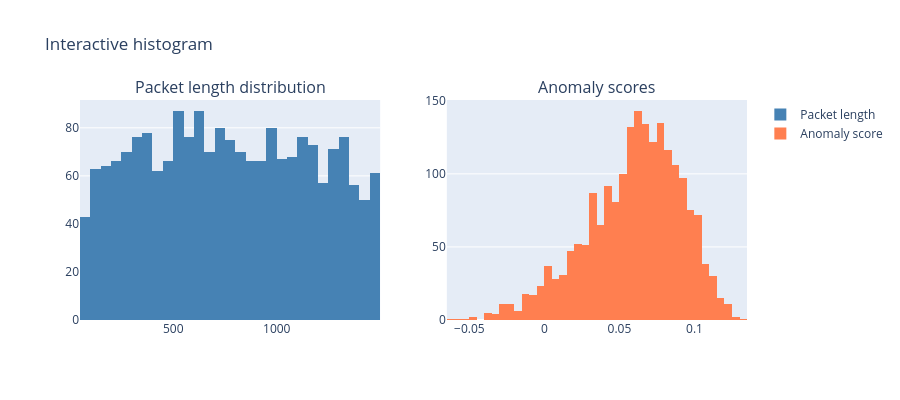

The cell this chart's notebook holds for it:
### Markdown cell above
## Interactive graph, histogram & heatmap

The three charts below are **interactive** (zoom, pan, hover). When you run this notebook on Colab or locally, use the toolbar to explore.

### Code cell
# --- INTERACTIVE HISTOGRAM: packet length & anomaly scores ---
fig_hist = make_subplots(rows=1, cols=2, subplot_titles=('Packet length distribution', 'Anomaly scores'))
fig_hist.add_trace(go.Histogram(x=data['packet_length'], nbinsx=40, name='Packet length', marker_color='steelblue'), row=1, col=1)
if results and 'anomaly_scores' in results:
    fig_hist.add_trace(go.Histogram(x=results['anomaly_scores'], nbinsx=50, name='Anomaly score', marker_color='coral'), row=1, col=2)
fig_hist.update_layout(title_text='Interactive histogram', showlegend=True, height=400)
fig_hist.show()

### Figure 1 — Plotly figure (JSON) as saved in the notebook; plotly's stock layout.template omitted (floating-point values rounded to 4 significant figures; data arrays with more than 128 entries replaced by an {"elided": "..."} marker saying what was removed)
{"data": [{"marker": {"color": "steelblue"}, "name": "Packet length", "nbinsx": 40, "type": "histogram", "x": {"elided": "2000 int values"}, "xaxis": "x", "yaxis": "y"}, {"marker": {"color": "coral"}, "name": "Anomaly score", "nbinsx": 50, "type": "histogram", "x": {"elided": "2000 float values"}, "xaxis": "x2", "yaxis": "y2"}], "layout": {"annotations": [{"font": {"size": 16}, "showarrow": false, "text": "Packet length distribution", "x": 0.225, "xanchor": "center", "xref": "paper", "y": 1, "yanchor": "bottom", "yref": "paper"}, {"font": {"size": 16}, "showarrow": false, "text": "Anomaly scores", "x": 0.775, "xanchor": "center", "xref": "paper", "y": 1, "yanchor": "bottom", "yref": "paper"}], "height": 400, "showlegend": true, "title": {"text": "Interactive histogram"}, "xaxis": {"anchor": "y", "domain": [0, 0.45]}, "xaxis2": {"anchor": "y2", "domain": [0.55, 1]}, "yaxis": {"anchor": "x", "domain": [0, 1]}, "yaxis2": {"anchor": "x2", "domain": [0, 1]}}}
